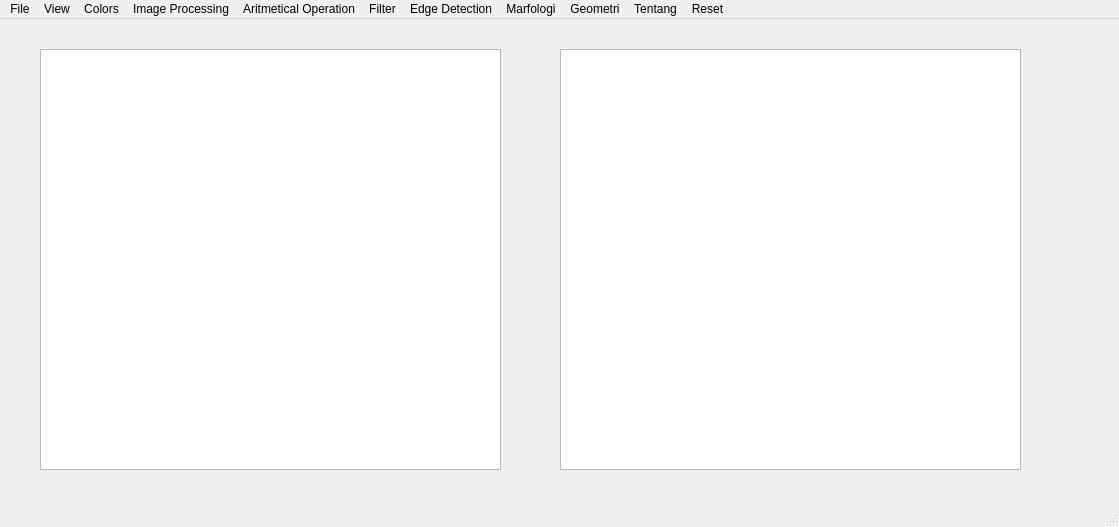
<?xml version="1.0" encoding="UTF-8"?>
<ui version="4.0">
 <class>MainWindow</class>
 <widget class="QMainWindow" name="MainWindow">
  <property name="geometry">
   <rect>
    <x>0</x>
    <y>0</y>
    <width>1119</width>
    <height>527</height>
   </rect>
  </property>
  <property name="windowTitle">
   <string>MainWindow</string>
  </property>
  <widget class="QWidget" name="centralwidget">
   <widget class="QGraphicsView" name="graphicsView">
    <property name="geometry">
     <rect>
      <x>40</x>
      <y>30</y>
      <width>461</width>
      <height>421</height>
     </rect>
    </property>
   </widget>
   <widget class="QGraphicsView" name="graphicsView_2">
    <property name="geometry">
     <rect>
      <x>560</x>
      <y>30</y>
      <width>461</width>
      <height>421</height>
     </rect>
    </property>
   </widget>
  </widget>
  <widget class="QMenuBar" name="menubar">
   <property name="geometry">
    <rect>
     <x>0</x>
     <y>0</y>
     <width>1119</width>
     <height>25</height>
    </rect>
   </property>
   <widget class="QMenu" name="menuView">
    <property name="title">
     <string>View</string>
    </property>
    <widget class="QMenu" name="menuHologram">
     <property name="title">
      <string>Histogram</string>
     </property>
     <addaction name="actionInput"/>
     <addaction name="separator"/>
     <addaction name="actionOutput"/>
     <addaction name="separator"/>
     <addaction name="actionInput_Output"/>
    </widget>
    <addaction name="menuHologram"/>
   </widget>
   <widget class="QMenu" name="menuShow">
    <property name="title">
     <string>Colors</string>
    </property>
    <widget class="QMenu" name="menuRGB">
     <property name="title">
      <string>RGB</string>
     </property>
     <addaction name="actionKuning"/>
     <addaction name="actionOrange"/>
     <addaction name="actionCyan"/>
     <addaction name="actionPurple"/>
     <addaction name="actionGrey"/>
     <addaction name="actionCoklat"/>
    </widget>
    <widget class="QMenu" name="menuRGB_to_Grayscale">
     <property name="title">
      <string>RGB to Grayscale</string>
     </property>
     <addaction name="actionAverage"/>
     <addaction name="actionLightness"/>
     <addaction name="actionLuminace"/>
    </widget>
    <widget class="QMenu" name="menuBrightness">
     <property name="title">
      <string>Brightness</string>
     </property>
     <addaction name="actionContrast"/>
     <addaction name="actionSturatioin"/>
    </widget>
    <widget class="QMenu" name="menuBit_Depth">
     <property name="title">
      <string>Bit Depth</string>
     </property>
     <addaction name="action1_bit"/>
     <addaction name="action2_bit"/>
     <addaction name="action3_bit"/>
     <addaction name="action4_bit"/>
     <addaction name="action5_bit"/>
     <addaction name="action6_bit"/>
     <addaction name="action7_bit"/>
     <addaction name="action8_bit"/>
    </widget>
    <addaction name="menuRGB"/>
    <addaction name="menuRGB_to_Grayscale"/>
    <addaction name="menuBrightness"/>
    <addaction name="actionInvers"/>
    <addaction name="actionLog_Brightness"/>
    <addaction name="menuBit_Depth"/>
    <addaction name="actionGamma_Correction"/>
   </widget>
   <widget class="QMenu" name="menuFile">
    <property name="title">
     <string>File</string>
    </property>
    <addaction name="actionBuka"/>
    <addaction name="separator"/>
    <addaction name="actionSimpan_Sebagai"/>
    <addaction name="separator"/>
    <addaction name="actionKeluar"/>
   </widget>
   <widget class="QMenu" name="menuImage_Processing">
    <property name="title">
     <string>Image Processing</string>
    </property>
    <addaction name="actionHistogram_Equalization"/>
    <addaction name="actionFuzzy_HE_RGB"/>
    <addaction name="actionFUZZY_Grayscale"/>
   </widget>
   <widget class="QMenu" name="menuAritmetical_Operation">
    <property name="title">
     <string>Aritmetical Operation</string>
    </property>
   </widget>
   <widget class="QMenu" name="menuFilter">
    <property name="title">
     <string>Filter</string>
    </property>
    <widget class="QMenu" name="menuEdge_Detection">
     <property name="title">
      <string>Edge Detection</string>
     </property>
     <addaction name="actionEdge_Detection_1"/>
     <addaction name="actionEdge_Detection_2"/>
     <addaction name="actionEdge_Detection_3"/>
    </widget>
    <widget class="QMenu" name="menuGaussian_Blur">
     <property name="title">
      <string>Gaussian Blur</string>
     </property>
     <addaction name="actionGaussian_Blur_3x3"/>
     <addaction name="actionGaussian_Blur_5x5"/>
    </widget>
    <addaction name="actionIdentify"/>
    <addaction name="menuEdge_Detection"/>
    <addaction name="actionSharpen"/>
    <addaction name="menuGaussian_Blur"/>
    <addaction name="actionUnsharp_Masking"/>
    <addaction name="actionAvarage_Filter"/>
    <addaction name="actionLow_Pass_Filter"/>
    <addaction name="actionHigh_Pass_Filter"/>
    <addaction name="actionBandstop_Filter"/>
   </widget>
   <widget class="QMenu" name="menuEdge_Detection_2">
    <property name="title">
     <string>Edge Detection</string>
    </property>
    <addaction name="actionPrewitt"/>
   </widget>
   <widget class="QMenu" name="menuMarfologi">
    <property name="title">
     <string>Marfologi</string>
    </property>
    <widget class="QMenu" name="menuErosion">
     <property name="title">
      <string>Erosion</string>
     </property>
     <addaction name="actionSquare_3"/>
     <addaction name="actionSquare_5"/>
     <addaction name="actionCross_3"/>
    </widget>
    <widget class="QMenu" name="menuDilation">
     <property name="title">
      <string>Dilation</string>
     </property>
     <addaction name="actionSquare_4"/>
     <addaction name="actionSquare_6"/>
     <addaction name="actionCross_4"/>
    </widget>
    <widget class="QMenu" name="menuOpening">
     <property name="title">
      <string>Opening</string>
     </property>
     <addaction name="actionSquare_9"/>
    </widget>
    <widget class="QMenu" name="menuClosing">
     <property name="title">
      <string>Closing</string>
     </property>
     <addaction name="actionSquare_10"/>
    </widget>
    <addaction name="menuErosion"/>
    <addaction name="menuDilation"/>
    <addaction name="menuOpening"/>
    <addaction name="menuClosing"/>
   </widget>
   <widget class="QMenu" name="menuTentang">
    <property name="title">
     <string>Tentang</string>
    </property>
   </widget>
   <widget class="QMenu" name="menuReset">
    <property name="title">
     <string>Reset</string>
    </property>
   </widget>
   <widget class="QMenu" name="menuGeometri">
    <property name="title">
     <string>Geometri</string>
    </property>
    <widget class="QMenu" name="menuFlipping">
     <property name="title">
      <string>Flipping</string>
     </property>
     <addaction name="actionFlipping_Horizontal"/>
     <addaction name="actionFlipping_Vertical"/>
    </widget>
    <addaction name="menuFlipping"/>
    <addaction name="actionScaling_Uniform"/>
    <addaction name="actionScaling_Non_Uniform"/>
    <addaction name="actionCropping"/>
    <addaction name="actionTranslasi"/>
    <addaction name="actionRotasi"/>
   </widget>
   <addaction name="menuFile"/>
   <addaction name="menuView"/>
   <addaction name="menuShow"/>
   <addaction name="menuImage_Processing"/>
   <addaction name="menuAritmetical_Operation"/>
   <addaction name="menuFilter"/>
   <addaction name="menuEdge_Detection_2"/>
   <addaction name="menuMarfologi"/>
   <addaction name="menuGeometri"/>
   <addaction name="menuTentang"/>
   <addaction name="menuReset"/>
  </widget>
  <widget class="QStatusBar" name="statusbar"/>
  <action name="actionBuka">
   <property name="checkable">
    <bool>false</bool>
   </property>
   <property name="text">
    <string>Buka</string>
   </property>
  </action>
  <action name="actionSimpan_Sebagai">
   <property name="text">
    <string>Simpan Sebagai ...</string>
   </property>
  </action>
  <action name="actionKeluar">
   <property name="text">
    <string>Keluar</string>
   </property>
  </action>
  <action name="actionInput">
   <property name="text">
    <string>Input</string>
   </property>
  </action>
  <action name="actionOutput">
   <property name="text">
    <string>Output</string>
   </property>
  </action>
  <action name="actionInput_Output">
   <property name="text">
    <string>Input Output</string>
   </property>
  </action>
  <action name="actionBrightness_Contrast">
   <property name="text">
    <string>Brightness - Contrast</string>
   </property>
  </action>
  <action name="actionInvers">
   <property name="text">
    <string>Invers</string>
   </property>
  </action>
  <action name="actionLog_Brightness">
   <property name="text">
    <string>Log Brightness</string>
   </property>
  </action>
  <action name="actionGamma_Correction">
   <property name="text">
    <string>Gamma Correction</string>
   </property>
  </action>
  <action name="actionKuning">
   <property name="text">
    <string>Kuning</string>
   </property>
  </action>
  <action name="actionOrange">
   <property name="text">
    <string>Orange</string>
   </property>
  </action>
  <action name="actionCyan">
   <property name="text">
    <string>Cyan</string>
   </property>
  </action>
  <action name="actionPurple">
   <property name="text">
    <string>Purple</string>
   </property>
  </action>
  <action name="actionGrey">
   <property name="text">
    <string>Grey</string>
   </property>
  </action>
  <action name="actionCoklat">
   <property name="text">
    <string>Coklat</string>
   </property>
  </action>
  <action name="actionAverage">
   <property name="text">
    <string>Average</string>
   </property>
  </action>
  <action name="actionLightness">
   <property name="text">
    <string>Lightness</string>
   </property>
  </action>
  <action name="actionLuminace">
   <property name="text">
    <string>Luminace</string>
   </property>
  </action>
  <action name="actionContrast">
   <property name="text">
    <string>Contrast</string>
   </property>
  </action>
  <action name="action1_bit">
   <property name="text">
    <string>1 bit</string>
   </property>
  </action>
  <action name="action2_bit">
   <property name="text">
    <string>2 bit</string>
   </property>
  </action>
  <action name="action3_bit">
   <property name="text">
    <string>3 bit</string>
   </property>
  </action>
  <action name="action4_bit">
   <property name="text">
    <string>4 bit</string>
   </property>
  </action>
  <action name="action5_bit">
   <property name="text">
    <string>5 bit</string>
   </property>
  </action>
  <action name="action6_bit">
   <property name="text">
    <string>6 bit</string>
   </property>
  </action>
  <action name="action7_bit">
   <property name="text">
    <string>7 bit</string>
   </property>
  </action>
  <action name="action8_bit">
   <property name="text">
    <string>8 bit</string>
   </property>
  </action>
  <action name="actionHistogram_Equalization">
   <property name="text">
    <string>Histogram Equalization</string>
   </property>
  </action>
  <action name="actionFuzzy_HE_RGB">
   <property name="text">
    <string>Fuzzy HE RGB</string>
   </property>
  </action>
  <action name="actionFUZZY_Grayscale">
   <property name="text">
    <string>FUZZY Grayscale</string>
   </property>
  </action>
  <action name="actionIdentify">
   <property name="text">
    <string>Identify</string>
   </property>
  </action>
  <action name="actionSharpen">
   <property name="text">
    <string>Sharpen</string>
   </property>
  </action>
  <action name="actionUnsharp_Masking">
   <property name="text">
    <string>Unsharp Masking</string>
   </property>
  </action>
  <action name="actionAvarage_Filter">
   <property name="text">
    <string>Avarage Filter</string>
   </property>
  </action>
  <action name="actionLow_Pass_Filter">
   <property name="text">
    <string>Low Pass Filter</string>
   </property>
  </action>
  <action name="actionHigh_Pass_Filter">
   <property name="text">
    <string>High Pass Filter</string>
   </property>
  </action>
  <action name="actionBandstop_Filter">
   <property name="text">
    <string>Bandstop Filter</string>
   </property>
  </action>
  <action name="actionEdge_Detection_1">
   <property name="text">
    <string>Edge Detection 1</string>
   </property>
  </action>
  <action name="actionEdge_Detection_2">
   <property name="text">
    <string>Edge Detection  2</string>
   </property>
  </action>
  <action name="actionEdge_Detection_3">
   <property name="text">
    <string>Edge Detection 3</string>
   </property>
  </action>
  <action name="actionGaussian_Blur_3x3">
   <property name="text">
    <string>Gaussian Blur 3x3</string>
   </property>
  </action>
  <action name="actionGaussian_Blur_5x5">
   <property name="text">
    <string>Gaussian Blur 5x5</string>
   </property>
  </action>
  <action name="actionPrewitt">
   <property name="text">
    <string>Prewitt</string>
   </property>
  </action>
  <action name="actionSquare_3">
   <property name="text">
    <string>Square 3</string>
   </property>
  </action>
  <action name="actionSquare_5">
   <property name="text">
    <string>Square 5</string>
   </property>
  </action>
  <action name="actionCross_3">
   <property name="text">
    <string>Cross 3</string>
   </property>
  </action>
  <action name="actionSquare_4">
   <property name="text">
    <string>Square 3</string>
   </property>
  </action>
  <action name="actionSquare_6">
   <property name="text">
    <string>Square 5</string>
   </property>
  </action>
  <action name="actionCross_4">
   <property name="text">
    <string>Cross 3</string>
   </property>
  </action>
  <action name="actionSquare_9">
   <property name="text">
    <string>Square 9</string>
   </property>
  </action>
  <action name="actionSquare_10">
   <property name="text">
    <string>Square 9</string>
   </property>
  </action>
  <action name="actionSturatioin">
   <property name="text">
    <string>Sturatioin</string>
   </property>
  </action>
  <action name="actionScaling_Uniform">
   <property name="text">
    <string>Scaling Uniform</string>
   </property>
  </action>
  <action name="actionScaling_Non_Uniform">
   <property name="text">
    <string>Scaling Non Uniform</string>
   </property>
  </action>
  <action name="actionCropping">
   <property name="text">
    <string>Cropping</string>
   </property>
  </action>
  <action name="actionTranslasi">
   <property name="text">
    <string>Translasi</string>
   </property>
  </action>
  <action name="actionRotasi">
   <property name="text">
    <string>Rotasi</string>
   </property>
  </action>
  <action name="actionFlipping_Horizontal">
   <property name="text">
    <string>Flipping Horizontal</string>
   </property>
  </action>
  <action name="actionFlipping_Vertical">
   <property name="text">
    <string>Flipping Vertical</string>
   </property>
  </action>
 </widget>
 <resources/>
 <connections/>
</ui>
